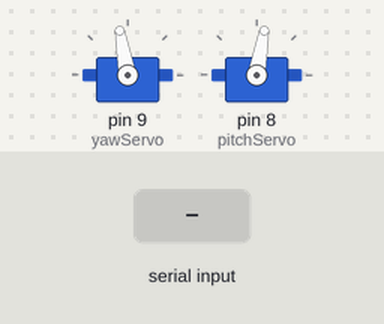
Bench run of a sketch on a simulated Arduino Uno, built with avr-gcc and run on an emulated ATmega328P. On the bench: 2 × servo. The test bench sets the inputs (shaded band).

Above: at 1.2 s.
1.3 s: "a" received over the second serial link
At 2.9 s:
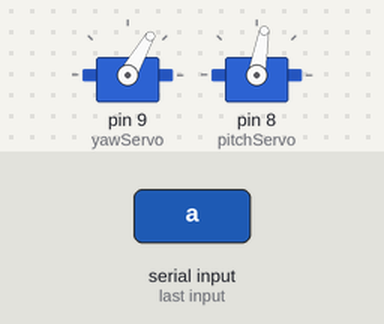
3.5 s: "b" received over the second serial link
At 4.6 s:
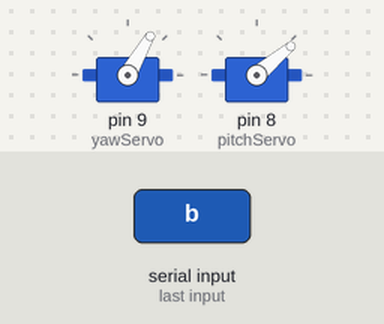
5.7 s: "a" received over the second serial link
At 6.2 s:
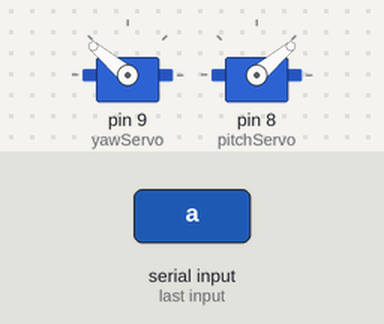
Timing chart, 0 to 8.7 s (numbered marks = the images above; inputs shaded):
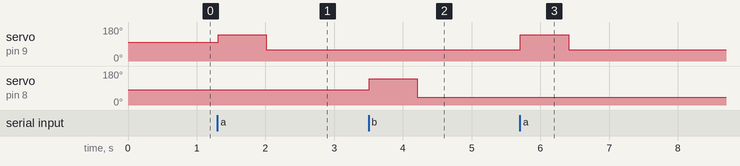

Measured:
- after the input at 1.3 s, servo on pin 9 (yawServo): 100° → 140° at once, → 60° 0.70 s later
- after the input at 3.5 s, servo on pin 8 (pitchServo): 80° → 140° at once, → 40° 0.70 s later
- after the input at 5.7 s, servo on pin 9 (yawServo): 60° → 140° at once, → 60° 0.70 s later

The sketch:

BLServoControl.ino
```cpp
#include <Servo.h>
#include <SoftwareSerial.h>

SoftwareSerial BLU(6, 7); // RX, TX
Servo pitchServo;  // create servo object to control a servo
Servo yawServo;

int pitchZeroAngle = 80;
int yawZeroAngle = 100;

char val;

void setup()
{
  //pinMode(LED_BUILTIN, OUTPUT);
  BLU.begin(9600);
  //Serial.begin(9600);
  BLU.println("Bluetooth work test");
  yawServo.attach(9);  // attaches the servo on pin 9 to the servo object
  pitchServo.attach(8);
  yawServo.write(yawZeroAngle);
  pitchServo.write(pitchZeroAngle);
}

void parseCommand(char input)
{
  switch (input)
  {
    case 'a': //my_name_is
      //digitalWrite(LED_BUILTIN, HIGH);
      BLU.println("Recvd 1");
      yawServo.write(yawZeroAngle+40);
      delay(700);
      yawServo.write(yawZeroAngle-40);
      delay(700);
      break;
    case 'b': //show_appreciation
     //digitalWrite(LED_BUILTIN, LOW);
      BLU.println("Recvd 2");
      pitchServo.write(pitchZeroAngle+60);
      delay(700);
      pitchServo.write(pitchZeroAngle-40);
      delay(700);
      break;
    case 'c': //show_disgust
     //digitalWrite(LED_BUILTIN, LOW);
      BLU.println("Recvd 2");
      pitchServo.write(pitchZeroAngle+60);
      delay(700);
      pitchServo.write(pitchZeroAngle-40);
      delay(700);
      break;
    case 'd': //wash_hands_today_q
     //digitalWrite(LED_BUILTIN, LOW);
      BLU.println("Recvd 2");
      pitchServo.write(pitchZeroAngle+60);
      delay(700);
      pitchServo.write(pitchZeroAngle-40);
      delay(700);
      break;
    case 'e': //wash_hands_aftr_toilet
     //digitalWrite(LED_BUILTIN, LOW);
      BLU.println("Recvd 2");
      pitchServo.write(pitchZeroAngle+60);
      delay(700);
      pitchServo.write(pitchZeroAngle-40);
      delay(700);
      break;
    case 'f': //wash_hands_b4_meals
     //digitalWrite(LED_BUILTIN, LOW);
      BLU.println("Recvd 2");
      pitchServo.write(pitchZeroAngle+60);
      delay(700);
      pitchServo.write(pitchZeroAngle-40);
      delay(700);
      break;
  }
}


void loop()
{
  //Serial.println("BLU.available() : " + BLU.available());
  //BLU.println("test");
  // Check for incoming command
  if (BLU.available())
  {
    //BLU.println("working");
    val=BLU.read();
    //Serial.println(val); // Use the IDE's Tools > Serial Monitor
    parseCommand(val); // parse the input
  }
}
```
